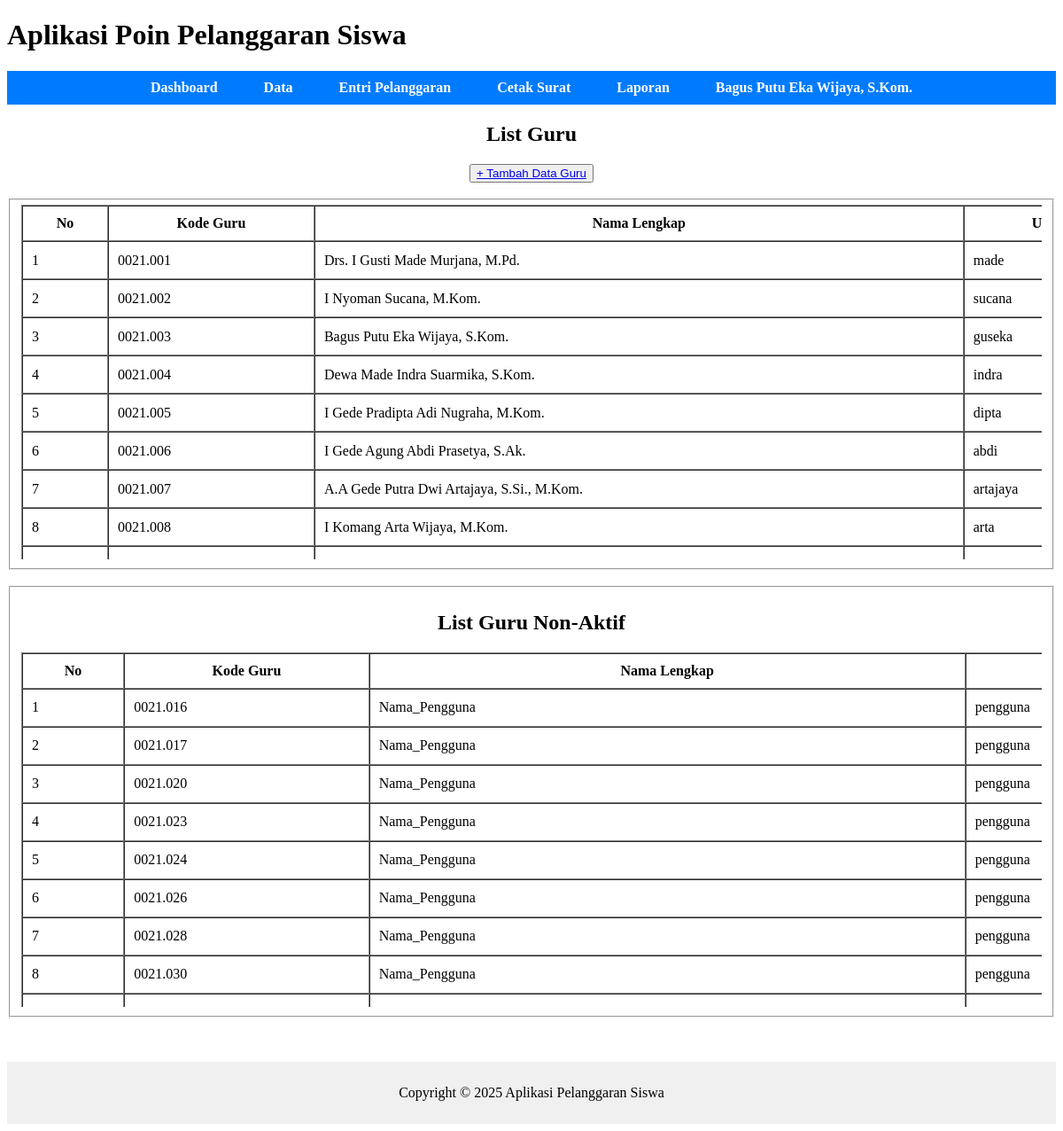
/pages/guru/list.php (signed in), run on an earlier commit of the app's database.
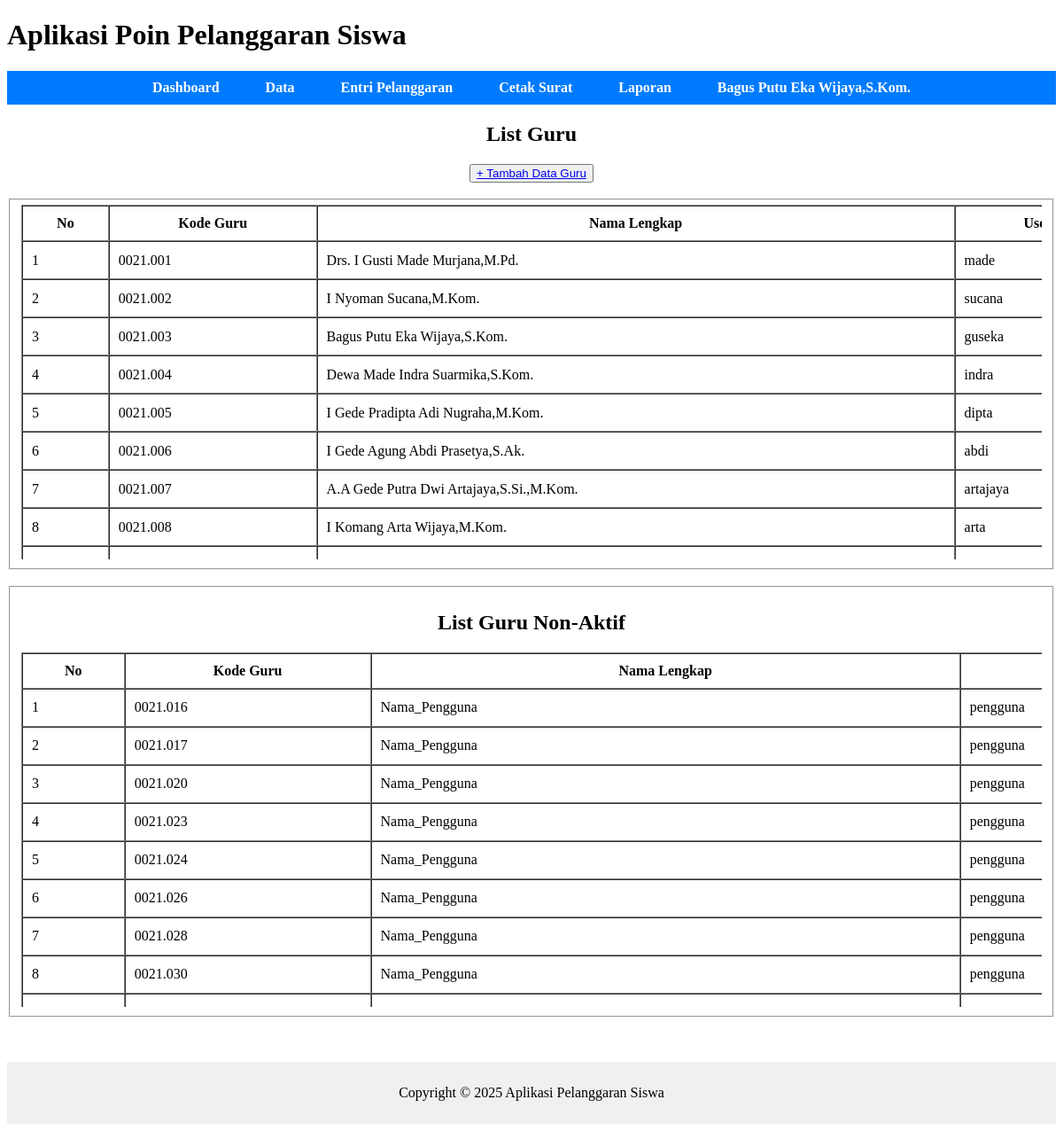
And on a later commit of the database.
### tables this page shows
CREATE TABLE `guru` (
  `kode_guru` char(8) NOT NULL,
  `nama_pengguna` varchar(100) DEFAULT NULL,
  `role` varchar(30) DEFAULT NULL,
  `username` varchar(50) DEFAULT NULL,
  `password` varchar(70) DEFAULT NULL,
  `aktif` enum('Y','N') DEFAULT NULL,
  `jabatan` varchar(50) DEFAULT NULL,
  `telp` varchar(16) DEFAULT NULL
);

### pages/guru/list.php (the view, shortened to what this page needs)
<?php
include ROOTPATH . "/config/config.php";
include ROOTPATH . "/includes/header.php";
$result = mysqli_query($conn, "SELECT * FROM guru WHERE aktif = 'Y'");
$result_nonaktif = mysqli_query($conn, "SELECT * FROM guru WHERE aktif = 'N'");
?>
<center>
    <h2>List Guru</h2>
    <button><a href="add.php">+ Tambah Data Guru</a></button><br><br>
    <fieldset>
    <div class="scroll">
        <table border="1" cellpadding="10" cellspacing="0" width="200%">
            <thead>
                <tr>
                    <th>No</th>
                    <th>Kode Guru</th>
                    <th>Nama Lengkap</th>
                    <th>Username</th>
                </tr>
                </thead>
            <tbody>
                <?php
                $no = 1;
                while ($row = mysqli_fetch_assoc($result)){ ?>
                <tr>
                    <td><?= $no++?></td>
                    <td><?= htmlspecialchars($row['kode_guru']) ?></td>
                    <td><?= htmlspecialchars($row['nama_pengguna']) ?></td>
                    <td><?= htmlspecialchars($row['username']) ?></td>
                </tr>
            <?php } ?>
            </tbody>
        </table>
    </div>
    </fieldset>
    <br>
    <fieldset>
    <h2>List Guru Non-Aktif</h2>
    <div class="scroll">
        <table border="1" cellpadding="10" cellspacing="0" width="200%">
            <thead>
                <tr>
                    <th>No</th>
                    <th>Kode Guru</th>
                    <th>Nama Lengkap</th>
                    <th>Username</th>
                </tr>
                </thead>
            <tbody>
                <?php
                $no = 1;
                while ($row = mysqli_fetch_assoc($result_nonaktif)){ ?>
                <tr>
                    <td><?= $no++?></td>
                    <td><?= htmlspecialchars($row['kode_guru']) ?></td>
                    <td><?= htmlspecialchars($row['nama_pengguna']) ?></td>
                    <td><?= htmlspecialchars($row['username']) ?></td>
                </tr>
            <?php } ?>
            </tbody>
        </table>
    </div>
    </fieldset>
</center>
<?php
include "../../includes/footer.php";
?>

### includes/header.php (shortened to what this page needs)
<!DOCTYPE html>
<html lang="id">
<head>
</head>
<body>
    <header>
        <h1>Aplikasi Poin Pelanggaran Siswa</h1>
        <nav>
            <ul>
                <li><a href="/poin_siswa/pages/dashboard.php">Dashboard</a></li>
                <li class="dropdown">
                    <a href="#">Data</a>
                </li>
                <li><a href="/poin_siswa/pages/pelanggaran/add.php">Entri Pelanggaran</a></li>
                <li><a href="/poin_siswa/pages/surat/list.php">Cetak Surat</a></li>
                <li><a href="/poin_siswa/pages/laporan/list.php">Laporan</a></li>
                <li class="dropdown">
                    <a href="#"><?php echo $_COOKIE['nama'];?></a>
                </li>
            </ul>
        </nav>
    </header>
    <main>

What changed in the data, as far as the page shows it:
changed guru "made": nama_pengguna "Drs. I Gusti Made Murjana, M.Pd." → "Drs. I Gusti Made Murjana,M.Pd."
changed guru "sucana": nama_pengguna "I Nyoman Sucana, M.Kom." → "I Nyoman Sucana,M.Kom."
changed guru "guseka": nama_pengguna "Bagus Putu Eka Wijaya, S.Kom." → "Bagus Putu Eka Wijaya,S.Kom."
changed guru "indra": nama_pengguna "Dewa Made Indra Suarmika, S.Kom." → "Dewa Made Indra Suarmika,S.Kom."
changed guru "dipta": nama_pengguna "I Gede Pradipta Adi Nugraha, M.Kom." → "I Gede Pradipta Adi Nugraha,M.Kom."
changed guru "abdi": nama_pengguna "I Gede Agung Abdi Prasetya, S.Ak." → "I Gede Agung Abdi Prasetya,S.Ak."
changed guru "artajaya": nama_pengguna "A.A Gede Putra Dwi Artajaya, S.Si., M.Kom." → "A.A Gede Putra Dwi Artajaya,S.Si.,M.Kom."
changed guru "arta": nama_pengguna "I Komang Arta Wijaya, M.Kom." → "I Komang Arta Wijaya,M.Kom."
Also different on the page:
$_COOKIE['nama']: "Bagus Putu Eka Wijaya, S.Kom." → "Bagus Putu Eka Wijaya,S.Kom."
